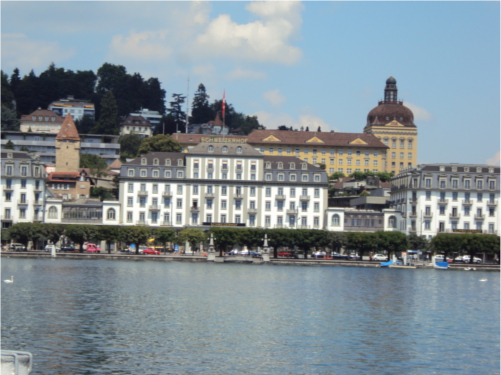
#> input picture vidlab/1.JPG, 501 x 375 px
$ python zad.py
#> lines starting #> are read from the running program, lines starting #| are printed output that depends on the picture; after the words box and inside, x2 and y2 are one past the last pixel; in counts of white or black regions, pixels touching at a corner belong together
import cv2
import numpy as np


def detect_and_match_features(img1, img2):
    # SIFT najbolje radi na crno-belim slikama (brže je i intenzitet svetla je bitniji od boje)
    gray1 = cv2.cvtColor(img1, cv2.COLOR_BGR2GRAY)
    gray2 = cv2.cvtColor(img2, cv2.COLOR_BGR2GRAY)

    # Inicijalizujemo SIFT (on traži karakteristične tačke poput ćoškova, ivica, mrlja)
    sift = cv2.SIFT_create()

    # kp (keypoints) su koordinate tačaka, des (descriptors) su opisi tih tačaka (njihov "otisak prsta")
    kp1, des1 = sift.detectAndCompute(gray1, None)
    kp2, des2 = sift.detectAndCompute(gray2, None)

    # BFMatcher (Brute Force) bukvalno poredi svaki deskriptor sa prve slike sa svakim sa druge
    bf = cv2.BFMatcher()

    # k=2 znači da za svaku tačku tražimo dva najbolja pogotka (da bismo ih posle uporedili)
    matches = bf.knnMatch(des1, des2, k=2)

    # Filtriranje loših pogodaka (Lowe's ratio test)
    good = []
    for m, n in matches:
        # Ako je najbolji pogodak (m) značajno bolji od drugog najboljeg (n), to je "dobra" tačka
        if m.distance < 0.7 * n.distance:
            good.append(m)

    return kp1, kp2, good


def warp_two_images(img_base, img_to_warp):
    """
    Funkcija koja spaja dve slike (img_base miruje, img_to_warp se transformiše).
    """

    # 1. Pozivamo funkciju za detekciju ključnih tačaka i njihovo uparivanje.
    # Dobijamo: kp_base (tačke na prvoj), kp_warp (tačke na drugoj) i good_matches (parove).
    kp_base, kp_warp, good_matches = detect_and_match_features(img_base, img_to_warp)

    # 2. Proveravamo da li imamo bar 4 para tačaka.
    # Matematički, Homografija (3x3 matrica) ima 8 nepoznatih varijabli.
    # Pošto svaki par tačaka daje 2 jednačine (x i y), 4 para su minimum (4x2=8) da se sistem reši.
    if len(good_matches) < 4:
        print("Nema dovoljno mečeva za homografiju.")
        return None

    # 3. Izdvajamo (x,y) koordinate uparenih tačaka iz ključnih tačaka obe slike.
    # .reshape(-1, 1, 2) pravi kolonu od parova koordinata, što OpenCV traži kao ulazni format.
    pts_base = np.float32([kp_base[m.queryIdx].pt for m in good_matches]).reshape(-1, 1, 2)
    pts_warp = np.float32([kp_warp[m.trainIdx].pt for m in good_matches]).reshape(-1, 1, 2)

    # 4. Računamo matricu Homografije (H). H nam govori kako da preslikamo piksele druge slike u prvu.
    # RANSAC je robustan algoritam koji tokom računanja detektuje i izbacuje pogrešno uparene tačke.
    # 5.0 je prag tolerancije: ako tačka odstupa više od 5 piksela, smatra se greškom.
    H, status = cv2.findHomography(pts_warp, pts_base, cv2.RANSAC, 5.0)

    # 5. Uzimamo visinu (h) i širinu (w) obe slike pomoću .shape (prva dva elementa matrice).
    h1, w1 = img_base.shape[:2]
    h2, w2 = img_to_warp.shape[:2]

    # 6. Definišemo koordinate četiri ugla druge slike: gornji-levi, donji-levi, donji-desni i gornji-desni.
    pts_corners_warp = np.float32([[0, 0], [0, h2], [w2, h2], [w2, 0]]).reshape(-1, 1, 2)

    # 7. perspectiveTransform: Koristi matricu H da izračuna gde će ovi uglovi završiti na novoj panorami.
    # Rezultat su nove koordinate uglova. Ako slika ide levo, koordinate mogu biti i negativne.
    pts_corners_warp_trans = cv2.perspectiveTransform(pts_corners_warp, H)

    # 8. Definišemo uglove bazne slike (koja se ne transformiše, pa su joj uglovi fiksni).
    pts_corners_base = np.float32([[0, 0], [0, h1], [w1, h1], [w1, 0]]).reshape(-1, 1, 2)

    # 9. Spajamo (konkateniramo) sve uglove (4 od baze i 4 transformisana) u jednu listu od 8 tačaka.
    all_pts = np.concatenate((pts_corners_base, pts_corners_warp_trans), axis=0)

    # 10. Tražimo minimalne i maksimalne koordinate (x i y) među svih 8 uglova.
    # Ovo nam definiše spoljne ivice (granice) celokupne buduće panorame.
    # .ravel() pretvara niz u jednu liniju, a -0.5 i +0.5 služe za precizno zaokruživanje na ceo piksel.
    [x_min, y_min] = np.int32(all_pts.min(axis=0).ravel() - 0.5)
    [x_max, y_max] = np.int32(all_pts.max(axis=0).ravel() + 0.5)

    # 11. translation_dist računa koliko treba pomeriti sliku.
    # Ako je x_min npr. -200, moramo sve da pomerimo za +200 piksela da slika ne bi bila odsečena.
    translation_dist = [-x_min, -y_min]

    # 12. Pravimo matricu translacije (H_translation). Ona služi samo da "gurne" sliku udesno i nadole.
    # Izgleda ovako: [[1, 0, tx], [0, 1, ty], [0, 0, 1]] gde su tx i ty vrednosti pomeranja.
    H_translation = np.array([[1, 0, translation_dist[0]],
                              [0, 1, translation_dist[1]],
                              [0, 0, 1]], dtype=np.float32)

    # 13. Računamo finalne dimenzije novog platna kao razliku između maksimuma i minimuma.
    final_w = x_max - x_min
    final_h = y_max - y_min

    # 14. warpPerspective: Fizički krivi i pomera drugu sliku.
    # H_translation.dot(H) množi matrice: prvo se vrši Homografija (krivljenje), pa Translacija (pomeranje).
    output_img = cv2.warpPerspective(img_to_warp, H_translation.dot(H), (final_w, final_h))

    # 15. Baznu sliku (koja miruje) sada samo pomeramo (transliramo) na to isto novo, veliko platno.
    base_transformed = cv2.warpPerspective(img_base, H_translation, (final_w, final_h))

    # 16. Spajanje (Blending/Overlay):
    # mask pronalazi sve piksele gde se nalazi bazna slika (tamo gde vrednost piksela nije nula).
    # Zatim te piksele bazne slike "nalepi" preko već iscrtane transformisane slike.
    mask = (base_transformed > 0)
    output_img[mask] = base_transformed[mask]

    # 17. Vraćamo gotov NumPy niz koji predstavlja spojen rezultat dve slike.
    return output_img


# --- GLAVNI IZVRŠNI PROGRAM ---

# 1. Učitavanje ulaznih fotografija sa hard diska:
# - cv2.imread: Funkcija koja čita sliku i pretvara je u NumPy matricu (niz brojeva).
# - Svaka slika se učitava u BGR formatu (Plava, Zelena, Crvena).
img1 = cv2.imread('1.JPG')  # Leva fotografija u nizu.
#> img1 is the input picture: shape (375, 501, 3); mean B, G, R 149.6, 143, 130.7
img2 = cv2.imread('2.JPG')  # Srednja fotografija - služi kao centralno "sidro" (referentna tačka).
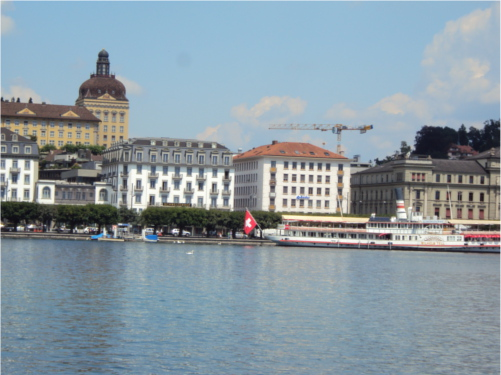
#> input picture vidlab/2.JPG, 501 x 375 px
#> img2 is the input picture: shape (375, 501, 3); mean B, G, R 162.2, 152.9, 137.6
img3 = cv2.imread('3.JPG')  # Desna fotografija u nizu.
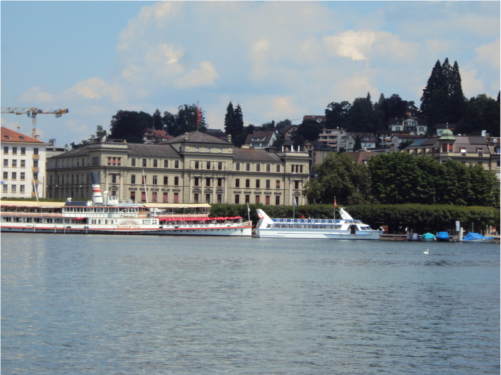
#> input picture vidlab/3.JPG, 501 x 375 px
#> img3 is the input picture: shape (375, 501, 3); mean B, G, R 146.2, 139.8, 129.1

# 2. Bezbednosna provera (Validacija):
# - Ako putanja do slike nije dobra ili fajl ne postoji, cv2.imread vraća 'None'.
# - Ova provera sprečava da program "pukne" (crash) pri pokušaju obrade nepostojećih podataka.
if img1 is None or img2 is None or img3 is None:
    print("Greška: Neke slike nisu pronađene. Proveri putanje i imena fajlova.")
else:
    print("Spajanje slike 2 i 3...")

    # 3. PRVI KORAK SPAJANJA (Srednja + Desna):
    # - Pozivamo funkciju warp_two_images.
    # - img2 (Srednja) je 'base' (ona miruje).
    # - img3 (Desna) je 'warp' (ona se krivi da bi legla na desnu stranu srednje slike).
    # - Rezultat 'panorama_right' je nova, proširena matrica koja sadrži obe ove slike.
    panorama_right = warp_two_images(img2, img3)
#> in detect_and_match_features, `kp1, des1 = sift.detectAndCompute(gray1, None)`: kp1 = 1298 keypoints; strongest (x, y, size): (388, 236, 4.5), (175, 231, 3.9), (31, 226, 2.7), (19, 228, 2.8)
#> in detect_and_match_features, `kp2, des2 = sift.detectAndCompute(gray2, None)`: kp2 = 1315 keypoints; strongest (x, y, size): (463, 151, 2.4), (261, 213, 5), (353, 228, 4.9), (457, 223, 3.1)
#> in detect_and_match_features, `matches = bf.knnMatch(des1, des2, k=2)`: matches = 1298 matches
#> after the loop in detect_and_match_features, `for m, n in matches:`: good = 337 matches
#> in warp_two_images, `kp_base, kp_warp, good_matches = detect_and_match_features(img_base, i..`: kp_base has the same summary as kp1 in detect_and_match_features; kp_warp has the same summary as kp2 in detect_and_match_features
#> in warp_two_images, `pts_base = np.float32([kp_base[m.queryIdx].pt for m in good_matches])...`: pts_base = 337 rows, first 8: [96.08, 57.82], [113, 76.42], [153.1, 168.5], [273.1, 163.5], [284.9, 196.5], [285, 184], [286, 171.6], [290.1, 165.9]
#> in warp_two_images, `pts_warp = np.float32([kp_warp[m.trainIdx].pt for m in good_matches])...`: pts_warp = 337 rows, first 8: [282.9, 119.5], [74.22, 146.2], [35.73, 151], [35.73, 151], [5.48, 169.5], [5.48, 169.5], [5.63, 156.7], [10.12, 151]
#> in warp_two_images, `H, status = cv2.findHomography(pts_warp, pts_base, cv2.RANSAC, 5.0)`: H = [[0.911, -0.00873, 306.3], [-0.032, 0.981, 18.6], [-0.000184, -1.05e-05, 1]]; status = 337 values, max 1 at index 17, min 0 at index 0, mean 0.911
#> in warp_two_images, `pts_corners_warp_trans = cv2.perspectiveTransform(pts_corners_warp, H)`: pts_corners_warp_trans = [[306.3, 18.6], [304.3, 387.9], [840.1, 409.7], [840, 2.83]]
#> in warp_two_images, `all_pts = np.concatenate((pts_corners_base, pts_corners_warp_trans), a..`: all_pts = [[0, 0], [0, 375], [501, 375], [501, 0], [306.3, 18.6], [304.3, 387.9], [840.1, 409.7], [840, 2.83]]
#> in warp_two_images, `[x_min, y_min] = np.int32(all_pts.min(axis=0).ravel() - 0.5)`: x_min = 0
#> in warp_two_images, `[x_max, y_max] = np.int32(all_pts.max(axis=0).ravel() + 0.5)`: x_max = 840; y_max = 410
#> in warp_two_images, `translation_dist = [-x_min, -y_min]`: translation_dist = [0, 0]
#> in warp_two_images, `H_translation = np.array([[1, 0, translation_dist[0]], [0, 1, translat..`: H_translation = [[1, 0, 0], [0, 1, 0], [0, 0, 1]]
#> in warp_two_images, `final_w = x_max - x_min`: final_w = 840
#> in warp_two_images, `final_h = y_max - y_min`: final_h = 410
#> in warp_two_images, `mask = (base_transformed > 0)`:
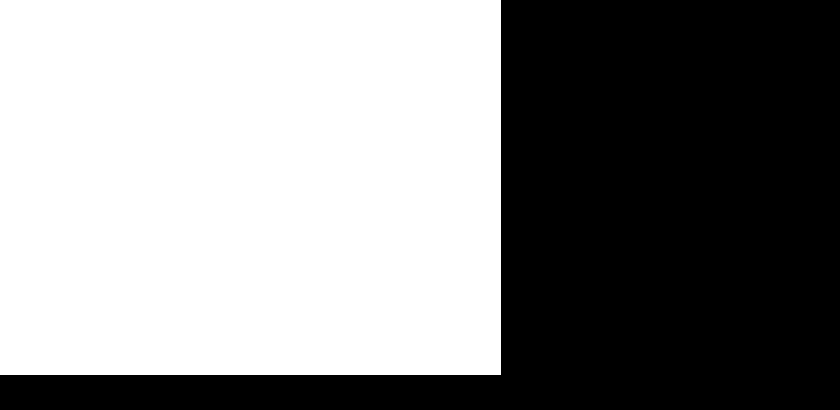
#> mask: shape (410, 840, 3) bool; 54.6% white; 1 black region, box (x1, y1, x2, y2) and area: (0, 0, 840, 410) 156525

    # Proveravamo da li je prvi korak uspeo (da li je bilo dovoljno zajedničkih tačaka).
    if panorama_right is not None:
        print("Spajanje rezultata sa slikom 1...")

        # 4. DRUGI KORAK SPAJANJA ((Srednja+Desna) + Leva):
        # - Sada 'panorama_right' (već spojene dve slike) postaje 'base' (referenca).
        # - img1 (Leva) postaje 'warp' (ona se krivi da bi legla na levu stranu).
        # - Ovakvim inkrementalnim (postepenim) spajanjem dobijamo finalni spoj sve tri slike.
        final_panorama = warp_two_images(panorama_right, img1)
#> in detect_and_match_features (call 2), `gray2 = cv2.cvtColor(img2, cv2.COLOR_BGR2GRAY)`:
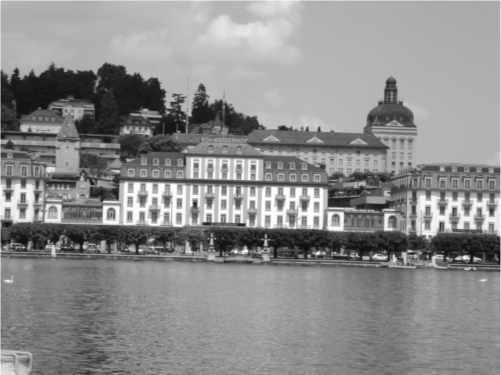
#> gray2: shape (375, 501); min 14, max 255, mean 140.1
#> in detect_and_match_features (call 2), `kp1, des1 = sift.detectAndCompute(gray1, None)`: kp1 = 2260 keypoints; strongest (x, y, size): (388, 236, 4.5), (175, 231, 3.9), (31, 226, 2.7), (571, 231, 5.3)
#> in detect_and_match_features (call 2), `kp2, des2 = sift.detectAndCompute(gray2, None)`: kp2 = 1780 keypoints; strongest (x, y, size): (466, 257, 3.9), (318, 253, 2.8), (8, 195, 5.7), (195, 203, 3.4)
#> in detect_and_match_features (call 2), `matches = bf.knnMatch(des1, des2, k=2)`: matches = 2260 matches
#> after the loop in detect_and_match_features (call 2), `for m, n in matches:`: good = 383 matches
#> in warp_two_images (call 2), `kp_base, kp_warp, good_matches = detect_and_match_features(img_base, i..`: kp_base has the same summary as kp1 in detect_and_match_features; kp_warp has the same summary as kp2 in detect_and_match_features
#> in warp_two_images (call 2), `pts_base = np.float32([kp_base[m.queryIdx].pt for m in good_matches])...`: pts_base = 383 rows, first 8: [7.36, 202.1], [9.83, 181], [10.64, 185.6], [12.33, 129.4], [13.14, 152.1], [13.44, 199.6], [14.23, 238.1], [14.87, 164.1]
#> in warp_two_images (call 2), `pts_warp = np.float32([kp_warp[m.trainIdx].pt for m in good_matches])...`: pts_warp = 383 rows, first 8: [297.6, 229.7], [299.9, 208.9], [300.6, 213.2], [301.7, 158], [153.2, 175.9], [303.5, 227.2], [304.2, 265], [304.6, 191.9]
#> in warp_two_images (call 2), `H, status = cv2.findHomography(pts_warp, pts_base, cv2.RANSAC, 5.0)`: H = [[1.09, -0.0101, -315.7], [0.0466, 1.08, -47.58], [0.000192, 2.12e-05, 1]]; status = 383 values, max 1 at index 0, min 0 at index 4, mean 0.877
#> in warp_two_images (call 2), `pts_corners_warp_trans = cv2.perspectiveTransform(pts_corners_warp, H)`: pts_corners_warp_trans = [[-315.7, -47.58], [-316.9, 355.2], [207.4, 345.4], [212.4, -22.12]]
#> in warp_two_images (call 2), `all_pts = np.concatenate((pts_corners_base, pts_corners_warp_trans), a..`: all_pts = [[0, 0], [0, 410], [840, 410], [840, 0], [-315.7, -47.58], [-316.9, 355.2], [207.4, 345.4], [212.4, -22.12]]
#> in warp_two_images (call 2), `[x_min, y_min] = np.int32(all_pts.min(axis=0).ravel() - 0.5)`: x_min = -317; y_min = -48
#> in warp_two_images (call 2), `translation_dist = [-x_min, -y_min]`: translation_dist = [317, 48]
#> in warp_two_images (call 2), `H_translation = np.array([[1, 0, translation_dist[0]], [0, 1, translat..`: H_translation = [[1, 0, 317], [0, 1, 48], [0, 0, 1]]
#> in warp_two_images (call 2), `final_w = x_max - x_min`: final_w = 1157
#> in warp_two_images (call 2), `final_h = y_max - y_min`: final_h = 458
#> in warp_two_images (call 2), `output_img = cv2.warpPerspective(img_to_warp, H_translation.dot(H), (f..`:
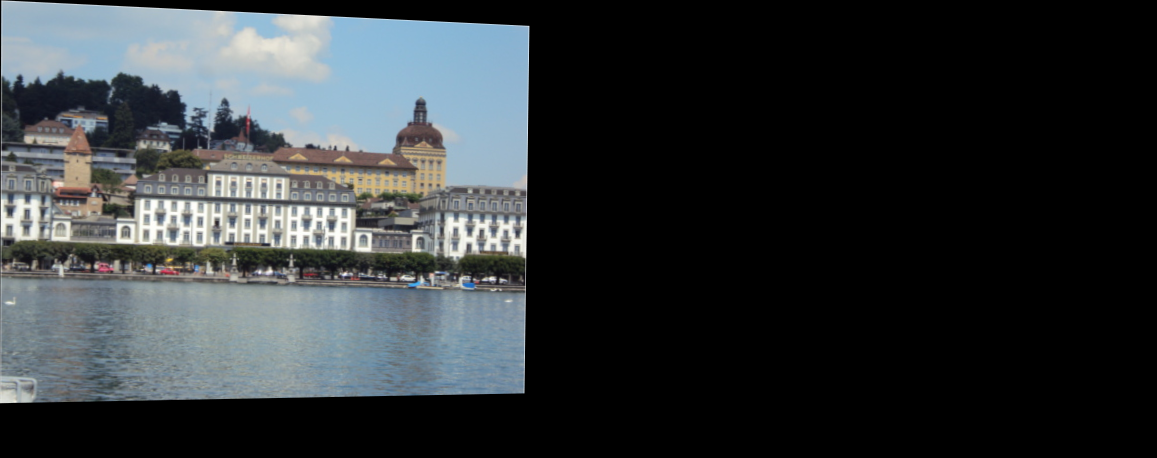
#> output_img: shape (458, 1157, 3); mean B, G, R 56.9, 54.4, 49.8
#> in warp_two_images (call 2), `mask = (base_transformed > 0)`: mask: shape (458, 1157, 3) bool; 61.4% white; 1 black region, box (x1, y1, x2, y2) and area: (0, 0, 1157, 458) 204404

        # Proveravamo da li je i finalno spajanje uspelo.
        if final_panorama is not None:

            # --- POST-PROCESIRANJE: ISECANJE (CROP) CRNIH IVICA ---
            # Pošto homografija krivi slike, finalni rezultat nije savršen pravougaonik,
            # već ima nepravilne crne "zubace" (praznine) po ivicama.

            # 5. Konverzija u sivu skalu radi segmentacije:
            # - Potrebno nam je da razlikujemo sadržaj slike od crne pozadine.
            gray = cv2.cvtColor(final_panorama, cv2.COLOR_BGR2GRAY)
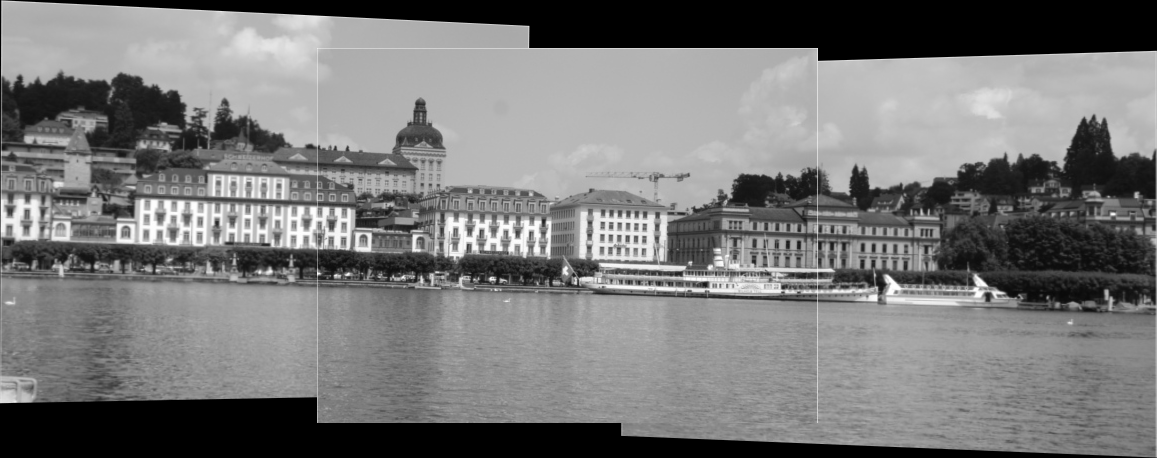
#> gray: shape (458, 1157); min 0, max 255, mean 119.8

            # 6. Prag binarizacije (Thresholding):
            # - cv2.threshold: Sve piksele koji su svetliji od '1' (skoro crna) pretvara u '255' (čisto bela).
            # - 'cv2.THRESH_BINARY': Pravi masku gde je panorama BELA, a prazan prostor CRN.
            _, thresh = cv2.threshold(gray, 1, 255, cv2.THRESH_BINARY)
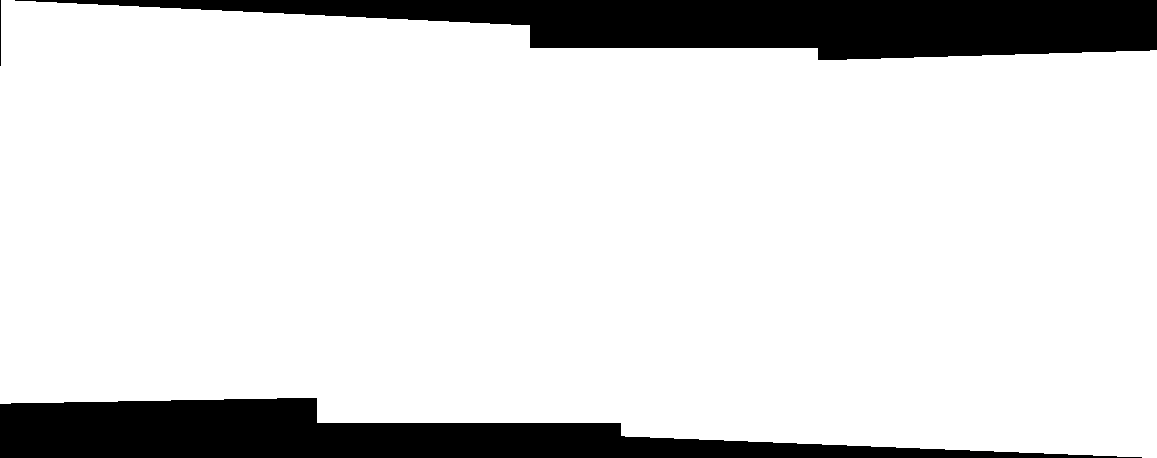
#> thresh: shape (458, 1157); 86.1% white; 3 black regions

            # 7. Pronalaženje kontura (Find Contours):
            # - cv2.findContours: Analizira belu masku i traži spoljne ivice (granice) panorame.
            # - 'cv2.RETR_EXTERNAL': Uzima samo spoljnu konturu (ne zanima nas unutrašnjost).
            # - 'cv2.CHAIN_APPROX_SIMPLE': Štedi memoriju tako što pamti samo ključne tačke ivice.
            contours, _ = cv2.findContours(thresh, cv2.RETR_EXTERNAL, cv2.CHAIN_APPROX_SIMPLE)
#> contours = 1 contour; box (x1, y1, x2, y2) and area: (0, 0, 1157, 458) 454425

            if contours:
                # 8. Računanje opisnog pravougaonika (Bounding Box):
                # - cv2.boundingRect: Uzima najdalje tačke konture i računa koordinate (x, y)
                #   i dimenzije (w - širina, h - visina) najmanjeg uspravnog pravougaonika koji ih obuhvata.
                x, y, w, h = cv2.boundingRect(contours[0])
#> x = 0; y = 0; w = 1157; h = 458

                # 9. Isecanje slike (Cropping):
                # - Koristimo NumPy "slicing" da iz finalne panorame izvučemo samo taj pravougaonik.
                # - [redovi, kolone] -> [y : y+visina, x : x+širina].
                final_panorama = final_panorama[y:y + h, x:x + w]

            # 10. Prikaz i čuvanje rezultata:
            # - cv2.imshow: Otvara prozor na ekranu sa finalnim rezultatom.
            # - cv2.imwrite: Čuva gotovu panoramu kao JPG fajl na hard disku.
            cv2.imshow('Finalna Panorama', final_panorama)
            cv2.imwrite('panorama_final.jpg', final_panorama)

            print("Gotovo! Slika sačuvana kao 'panorama_final.jpg'")

            # 11. Čišćenje i kraj:
            # - cv2.waitKey(0): Zaustavlja izvršavanje koda i drži prozor otvorenim dok korisnik ne klikne bilo koji taster.
            # - cv2.destroyAllWindows(): Zatvara sve GUI prozore i oslobađa sistemsku memoriju (RAM).
            cv2.waitKey(0)
            cv2.destroyAllWindows()
        else:
            print("Neuspešno spajanje leve slike.")
    else:
        print("Neuspešno spajanje desne slike.")
